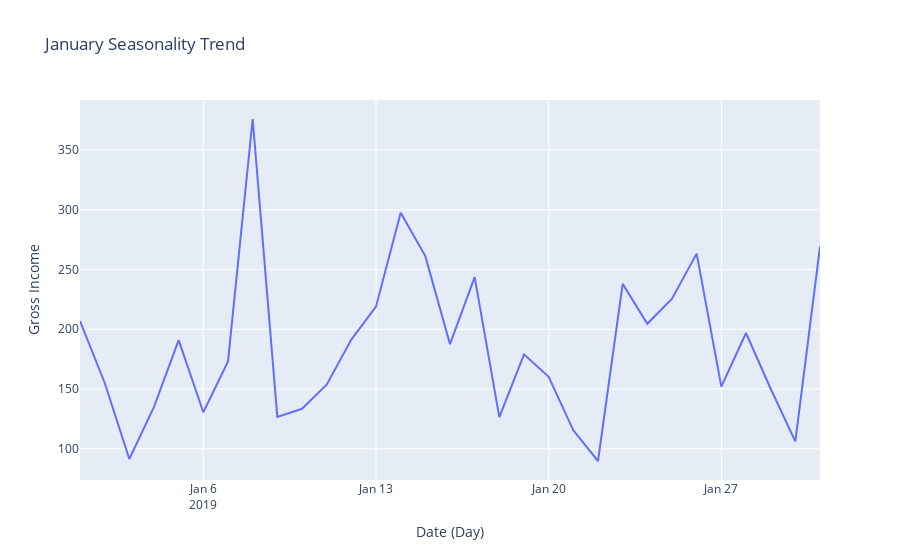
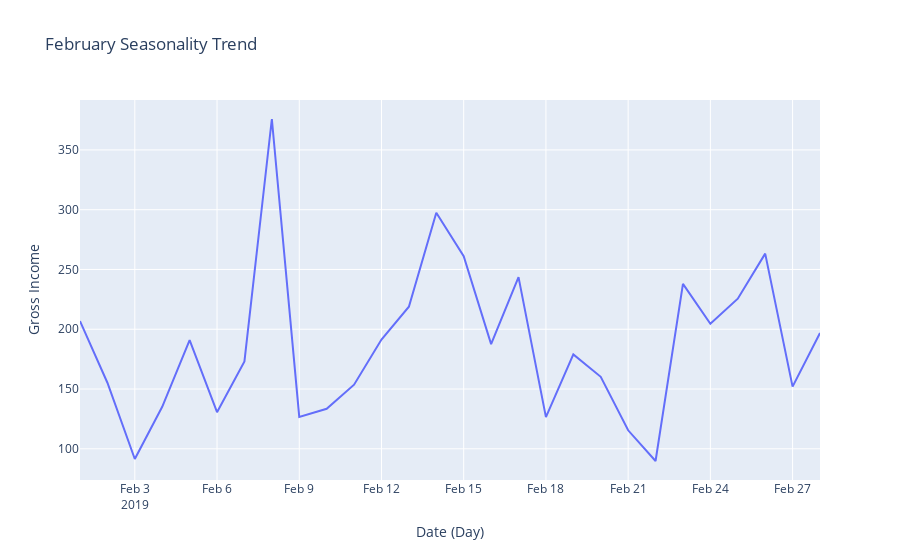
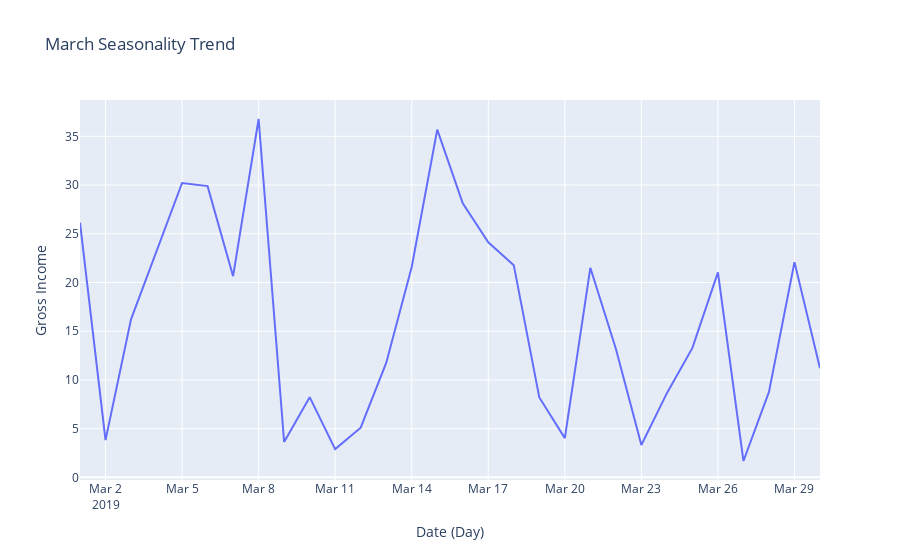

Notebook cell for these charts, in order:
### Code cell
# Plot Monthly Sales Trends

# January Seasonality Trend
jan_sales_trends_fig = px.line(new_df, x=new_df["Date"][:31], y=new_df["gross income"][:31], title="January Seasonality Trend")
jan_sales_trends_fig.update_layout(
    xaxis_title = "Date (Day)",
    yaxis_title = "Gross Income"
)
jan_sales_trends_fig.show()

# Febraury Seasonality Trend
feb = new_df[new_df["Date"].dt.month == 2]
feb_sales_trends_fig = px.line(new_df, x=feb["Date"], y=new_df["gross income"][:len(feb)], title="February Seasonality Trend")
feb_sales_trends_fig.update_layout(
    xaxis_title = "Date (Day)",
    yaxis_title = "Gross Income"
)
feb_sales_trends_fig.show()

# March Seasonality Trend
mar = new_df[new_df["Date"].dt.month == 3]
mar_sales_trends_fig = px.line(new_df, x=mar["Date"], y=df["gross income"][:len(mar)], title="March Seasonality Trend")
mar_sales_trends_fig.update_layout(
    xaxis_title = "Date (Day)",
    yaxis_title = "Gross Income"
)
mar_sales_trends_fig.show()

### Figure 1 — Plotly figure (JSON) as saved in the notebook; plotly's stock layout.template omitted (floating-point values rounded to 4 significant figures)
{"data": [{"hovertemplate": "x=%{x}<br>y=%{y}<extra></extra>", "legendgroup": "", "line": {"color": "#636efa", "dash": "solid"}, "marker": {"symbol": "circle"}, "mode": "lines", "name": "", "orientation": "v", "showlegend": false, "type": "scatter", "x": ["2019-01-01T00:00:00", "2019-01-02T00:00:00", "2019-01-03T00:00:00", "2019-01-04T00:00:00", "2019-01-05T00:00:00", "2019-01-06T00:00:00", "2019-01-07T00:00:00", "2019-01-08T00:00:00", "2019-01-09T00:00:00", "2019-01-10T00:00:00", "2019-01-11T00:00:00", "2019-01-12T00:00:00", "2019-01-13T00:00:00", "2019-01-14T00:00:00", "2019-01-15T00:00:00", "2019-01-16T00:00:00", "2019-01-17T00:00:00", "2019-01-18T00:00:00", "2019-01-19T00:00:00", "2019-01-20T00:00:00", "2019-01-21T00:00:00", "2019-01-22T00:00:00", "2019-01-23T00:00:00", "2019-01-24T00:00:00", "2019-01-25T00:00:00", "2019-01-26T00:00:00", "2019-01-27T00:00:00", "2019-01-28T00:00:00", "2019-01-29T00:00:00", "2019-01-30T00:00:00", "2019-01-31T00:00:00"], "xaxis": "x", "y": [206.9, 155.3, 91.45, 135.1, 190.9, 130.6, 173.1, 375.9, 126.7, 133.5, 153.6, 191.4, 218.9, 297.4, 261.2, 187.5, 243.6, 126.5, 179.0, 160.2, 115.5, 89.8, 237.9, 204.5, 225.5, 263.2, 152.0, 196.9, 150.2, 106.3, 269.1], "yaxis": "y"}], "layout": {"legend": {"tracegroupgap": 0}, "title": {"text": "January Seasonality Trend"}, "xaxis": {"anchor": "y", "domain": [0, 1], "title": {"text": "Date (Day)"}}, "yaxis": {"anchor": "x", "domain": [0, 1], "title": {"text": "Gross Income"}}}}

### Figure 2 — Plotly figure (JSON) as saved in the notebook; plotly's stock layout.template omitted (floating-point values rounded to 4 significant figures)
{"data": [{"hovertemplate": "x=%{x}<br>y=%{y}<extra></extra>", "legendgroup": "", "line": {"color": "#636efa", "dash": "solid"}, "marker": {"symbol": "circle"}, "mode": "lines", "name": "", "orientation": "v", "showlegend": false, "type": "scatter", "x": ["2019-02-01T00:00:00", "2019-02-02T00:00:00", "2019-02-03T00:00:00", "2019-02-04T00:00:00", "2019-02-05T00:00:00", "2019-02-06T00:00:00", "2019-02-07T00:00:00", "2019-02-08T00:00:00", "2019-02-09T00:00:00", "2019-02-10T00:00:00", "2019-02-11T00:00:00", "2019-02-12T00:00:00", "2019-02-13T00:00:00", "2019-02-14T00:00:00", "2019-02-15T00:00:00", "2019-02-16T00:00:00", "2019-02-17T00:00:00", "2019-02-18T00:00:00", "2019-02-19T00:00:00", "2019-02-20T00:00:00", "2019-02-21T00:00:00", "2019-02-22T00:00:00", "2019-02-23T00:00:00", "2019-02-24T00:00:00", "2019-02-25T00:00:00", "2019-02-26T00:00:00", "2019-02-27T00:00:00", "2019-02-28T00:00:00"], "xaxis": "x", "y": [206.9, 155.3, 91.45, 135.1, 190.9, 130.6, 173.1, 375.9, 126.7, 133.5, 153.6, 191.4, 218.9, 297.4, 261.2, 187.5, 243.6, 126.5, 179.0, 160.2, 115.5, 89.8, 237.9, 204.5, 225.5, 263.2, 152.0, 196.9], "yaxis": "y"}], "layout": {"legend": {"tracegroupgap": 0}, "title": {"text": "February Seasonality Trend"}, "xaxis": {"anchor": "y", "domain": [0, 1], "title": {"text": "Date (Day)"}}, "yaxis": {"anchor": "x", "domain": [0, 1], "title": {"text": "Gross Income"}}}}

### Figure 3 — Plotly figure (JSON) as saved in the notebook; plotly's stock layout.template omitted (floating-point values rounded to 4 significant figures)
{"data": [{"hovertemplate": "x=%{x}<br>y=%{y}<extra></extra>", "legendgroup": "", "line": {"color": "#636efa", "dash": "solid"}, "marker": {"symbol": "circle"}, "mode": "lines", "name": "", "orientation": "v", "showlegend": false, "type": "scatter", "x": ["2019-03-01T00:00:00", "2019-03-02T00:00:00", "2019-03-03T00:00:00", "2019-03-04T00:00:00", "2019-03-05T00:00:00", "2019-03-06T00:00:00", "2019-03-07T00:00:00", "2019-03-08T00:00:00", "2019-03-09T00:00:00", "2019-03-10T00:00:00", "2019-03-11T00:00:00", "2019-03-12T00:00:00", "2019-03-13T00:00:00", "2019-03-14T00:00:00", "2019-03-15T00:00:00", "2019-03-16T00:00:00", "2019-03-17T00:00:00", "2019-03-18T00:00:00", "2019-03-19T00:00:00", "2019-03-20T00:00:00", "2019-03-21T00:00:00", "2019-03-22T00:00:00", "2019-03-23T00:00:00", "2019-03-24T00:00:00", "2019-03-25T00:00:00", "2019-03-26T00:00:00", "2019-03-27T00:00:00", "2019-03-28T00:00:00", "2019-03-29T00:00:00", "2019-03-30T00:00:00"], "xaxis": "x", "y": [26.14, 3.82, 16.22, 23.29, 30.21, 29.89, 20.65, 36.78, 3.63, 8.23, 2.9, 5.1, 11.74, 21.59, 35.69, 28.12, 24.13, 21.78, 8.2, 4.03, 21.51, 13.2, 3.32, 8.64, 13.29, 21.04, 1.68, 8.77, 22.09, 11.2], "yaxis": "y"}], "layout": {"legend": {"tracegroupgap": 0}, "title": {"text": "March Seasonality Trend"}, "xaxis": {"anchor": "y", "domain": [0, 1], "title": {"text": "Date (Day)"}}, "yaxis": {"anchor": "x", "domain": [0, 1], "title": {"text": "Gross Income"}}}}
